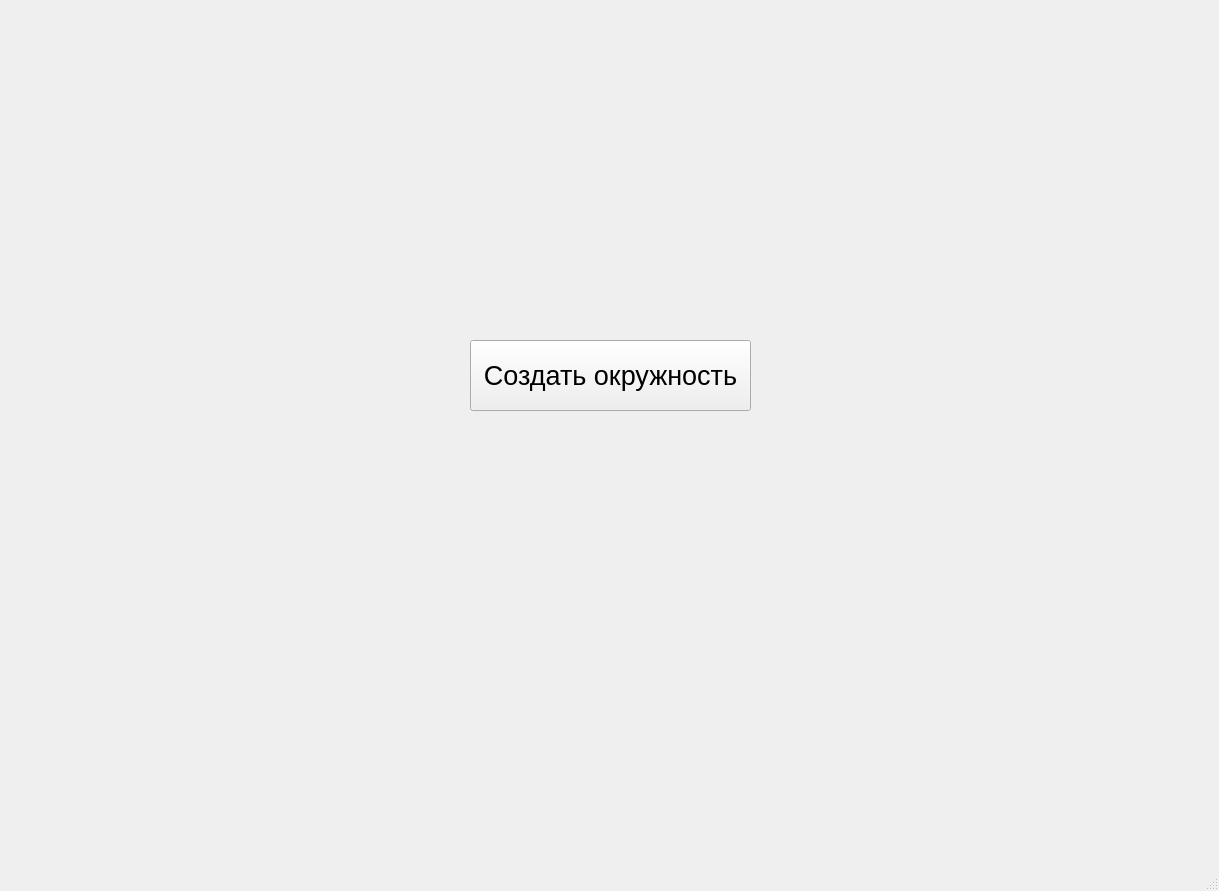
<?xml version="1.0" encoding="UTF-8"?>
<ui version="4.0">
 <class>mainWindow</class>
 <widget class="QMainWindow" name="mainWindow">
  <property name="geometry">
   <rect>
    <x>0</x>
    <y>0</y>
    <width>1219</width>
    <height>891</height>
   </rect>
  </property>
  <property name="windowTitle">
   <string>MainWindow</string>
  </property>
  <widget class="QWidget" name="centralwidget">
   <widget class="QPushButton" name="pushButton">
    <property name="geometry">
     <rect>
      <x>470</x>
      <y>340</y>
      <width>281</width>
      <height>71</height>
     </rect>
    </property>
    <property name="font">
     <font>
      <pointsize>20</pointsize>
     </font>
    </property>
    <property name="text">
     <string>Создать окружность</string>
    </property>
   </widget>
  </widget>
  <widget class="QMenuBar" name="menubar">
   <property name="geometry">
    <rect>
     <x>0</x>
     <y>0</y>
     <width>1219</width>
     <height>21</height>
    </rect>
   </property>
  </widget>
  <widget class="QStatusBar" name="statusbar"/>
 </widget>
 <resources/>
 <connections/>
</ui>
